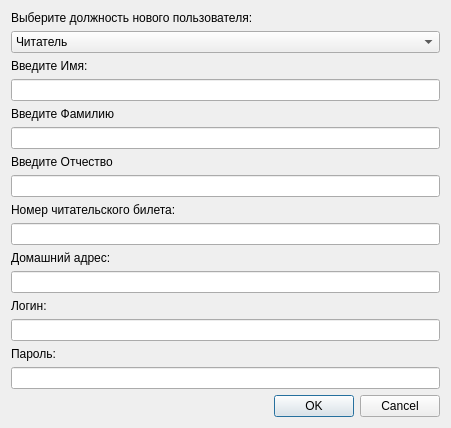
<?xml version="1.0" encoding="UTF-8"?>
<ui version="4.0">
 <class>newuser</class>
 <widget class="QDialog" name="newuser">
  <property name="geometry">
   <rect>
    <x>0</x>
    <y>0</y>
    <width>451</width>
    <height>424</height>
   </rect>
  </property>
  <property name="windowTitle">
   <string>Dialog</string>
  </property>
  <layout class="QVBoxLayout" name="verticalLayout">
   <item>
    <widget class="QLabel" name="labelRank">
     <property name="text">
      <string>Выберите должность нового пользователя:</string>
     </property>
    </widget>
   </item>
   <item>
    <widget class="QComboBox" name="comboBox">
     <item>
      <property name="text">
       <string>Читатель</string>
      </property>
     </item>
     <item>
      <property name="text">
       <string>Библиотекарь</string>
      </property>
     </item>
     <item>
      <property name="text">
       <string>Администратор</string>
      </property>
     </item>
    </widget>
   </item>
   <item>
    <widget class="QLabel" name="labelName">
     <property name="text">
      <string>Введите Имя:</string>
     </property>
    </widget>
   </item>
   <item>
    <widget class="QLineEdit" name="lineEditLastName"/>
   </item>
   <item>
    <widget class="QLabel" name="labelFirstName">
     <property name="text">
      <string>Введите Фамилию</string>
     </property>
    </widget>
   </item>
   <item>
    <widget class="QLineEdit" name="lineEditFirstName"/>
   </item>
   <item>
    <widget class="QLabel" name="labelPatronymic">
     <property name="text">
      <string>Введите Отчество</string>
     </property>
    </widget>
   </item>
   <item>
    <widget class="QLineEdit" name="lineEditPatronymic"/>
   </item>
   <item>
    <widget class="QLabel" name="labelReaderNumber">
     <property name="text">
      <string>Номер читательского билета:</string>
     </property>
    </widget>
   </item>
   <item>
    <widget class="QLineEdit" name="lineEditReadersNumber"/>
   </item>
   <item>
    <widget class="QLabel" name="labelHome">
     <property name="text">
      <string>Домашний адрес:</string>
     </property>
    </widget>
   </item>
   <item>
    <widget class="QLineEdit" name="lineEditHome"/>
   </item>
   <item>
    <widget class="QLabel" name="labelLogin">
     <property name="text">
      <string>Логин:</string>
     </property>
    </widget>
   </item>
   <item>
    <widget class="QLineEdit" name="lineEditLogin"/>
   </item>
   <item>
    <widget class="QLabel" name="labelPassword">
     <property name="text">
      <string>Пароль:</string>
     </property>
    </widget>
   </item>
   <item>
    <widget class="QLineEdit" name="lineEditPassword"/>
   </item>
   <item>
    <widget class="QDialogButtonBox" name="buttonBox">
     <property name="orientation">
      <enum>Qt::Horizontal</enum>
     </property>
     <property name="standardButtons">
      <set>QDialogButtonBox::Cancel|QDialogButtonBox::Ok</set>
     </property>
    </widget>
   </item>
  </layout>
 </widget>
 <resources/>
 <connections>
  <connection>
   <sender>buttonBox</sender>
   <signal>accepted()</signal>
   <receiver>newuser</receiver>
   <slot>accept()</slot>
   <hints>
    <hint type="sourcelabel">
     <x>248</x>
     <y>254</y>
    </hint>
    <hint type="destinationlabel">
     <x>157</x>
     <y>274</y>
    </hint>
   </hints>
  </connection>
  <connection>
   <sender>buttonBox</sender>
   <signal>rejected()</signal>
   <receiver>newuser</receiver>
   <slot>reject()</slot>
   <hints>
    <hint type="sourcelabel">
     <x>316</x>
     <y>260</y>
    </hint>
    <hint type="destinationlabel">
     <x>286</x>
     <y>274</y>
    </hint>
   </hints>
  </connection>
 </connections>
</ui>
